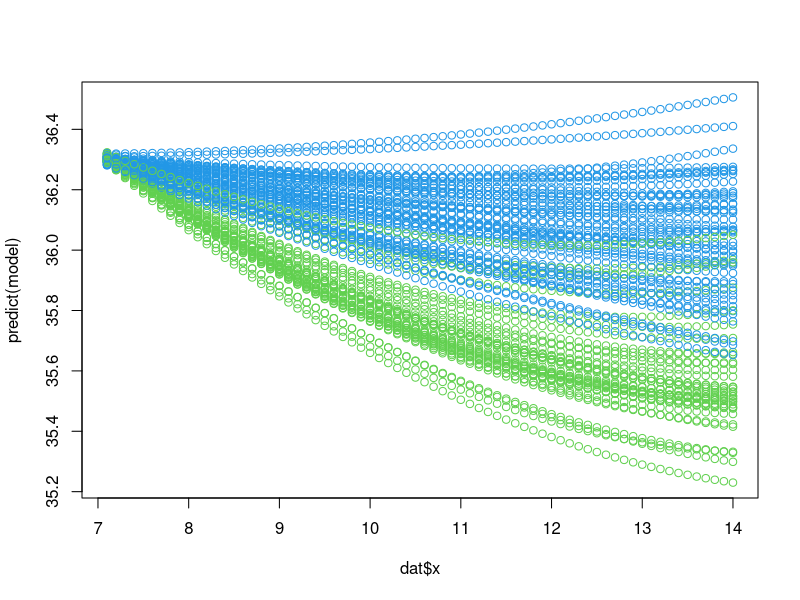

Write the R code that produced this figure. (Note: this script raises an error after producing the figure.)
### crossed stimuli ###
nsubj<-80
nstimuli<-70
asub<-rnorm(nsubj,10,5) # subjects intercepts
fac<-c(-1,1)
#bx<-c(rnorm(nsubj/2,35,5),rnorm(nsubj/2,-35,5)) # linear effect for participant
#bx2<--sign(bx)*(abs(bx)/20)*abs(rnorm(nsubj,.5,1)) # quadratic effect for participant
bx<-list()
bx[[1]]<-rnorm(nsubj,-45,5) # linear effect for participant
bx[[2]]<-rnorm(nsubj,-15,5) # linear effect for participant
bx2<-list()
bx2[[1]]<-rnorm(nsubj,3,.5) # linear effect for participant
bx2[[2]]<-rnorm(nsubj,1,.5) # linear effect for participant

dat<-NULL
a<-20

for (i in 1:nsubj) {
     ai<-asub[i]
     x<-(1:nstimuli)/10
     cond<-rbinom(1,1,.5)+1
     bxi<-bx[[cond]][i]
     bx2i<-bx2[[cond]][i]
     y<-a+ai+bxi*x+bx2i*x^2+rnorm(length(x),0,50)
     x<-x+max(x)
     dat<-rbind(dat,cbind(y,x,i,cond))
}
dat<-as.data.frame(dat)

library(lmerTest)
dat$y<-((dat$y-mean(dat$y))/(3*sd(dat$y)))+36
dat$cx<-(dat$x-mean(dat$x))/10
dat$subj<-factor(dat$i)
summary(dat$timebin)
dat$timebin<-dat$x-7
cols<-dat$cond+2
dat$cond<-factor(dat$cond)
contrasts(dat$cond)<-contr.sum(2)

model<-NULL
model<-lmer(y~(1+cx+I(cx^2)|subj)+cx+I(cx^2)+cx:cond+I(cx^2):cond,data=dat)
summary(model)
plot(predict(model)~dat$x,col=cols)

#plot(dat$y~dat$x,col=cols)
names(dat)
sdat<-dat[,c("subj","y","cond","timebin")]
write.csv(sdat,"data/temptime.csv",row.names = F)
#tapply(dat$cx, dat$subj, function(a) cor(a,a^2))
# x<-1:70
# y<-10-32*x+.2*x^2
# plot(y~x)
# 
# y<-10+32*x-.2*x^2
# plot(y~x)
